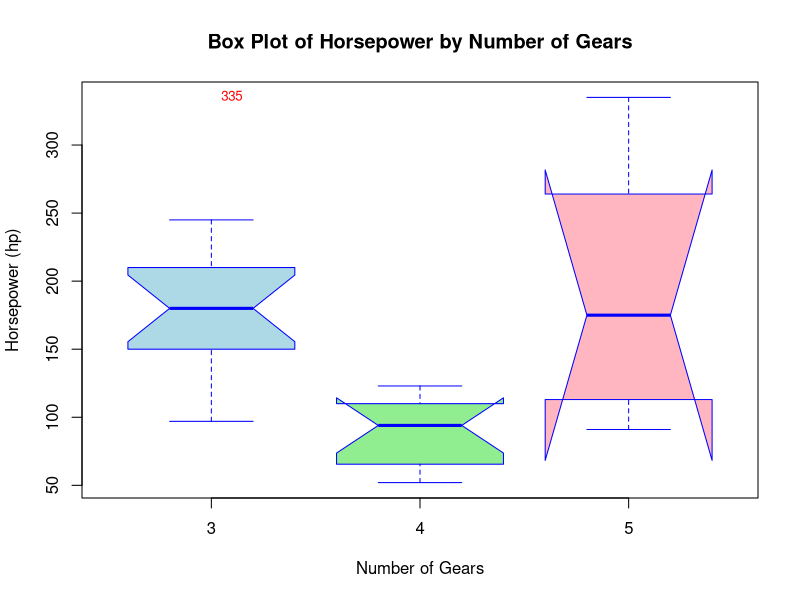

Recreate this plot in R.
# 1. Load the mtcars dataset (already available in R)
data(mtcars)

# 2. Create the box plot of horsepower (hp) grouped by number of gears (gear)
boxplot(hp ~ factor(gear), data = mtcars,
        col = c("lightblue", "lightgreen", "lightpink"),  # Different colors for each gear
        pch = c(16, 17, 18),  # Different shapes for each gear
        main = "Box Plot of Horsepower by Number of Gears",  # Title
        xlab = "Number of Gears",  # X-axis label
        ylab = "Horsepower (hp)",  # Y-axis label
        border = "blue",  # Border color
        notch = TRUE,  # Display notched box plot
        outline = TRUE)  # Show outliers

# 3. Identify and label outliers
outliers <- boxplot.stats(mtcars$hp)$out  # Extract outlier values

# 4. Add text labels for outliers on the plot
for (i in 1:length(outliers)) {
  outlier_pos <- which(mtcars$hp == outliers[i])  # Find the position of the outliers
  text(x = as.numeric(factor(mtcars$gear[outlier_pos])),  # X position based on gear
       y = outliers[i],  # Y position based on outlier value
       labels = round(outliers[i], 2),  # Label with rounded outlier value
       pos = 4, cex = 0.8, col = "red")  # Position and color of labels
}
